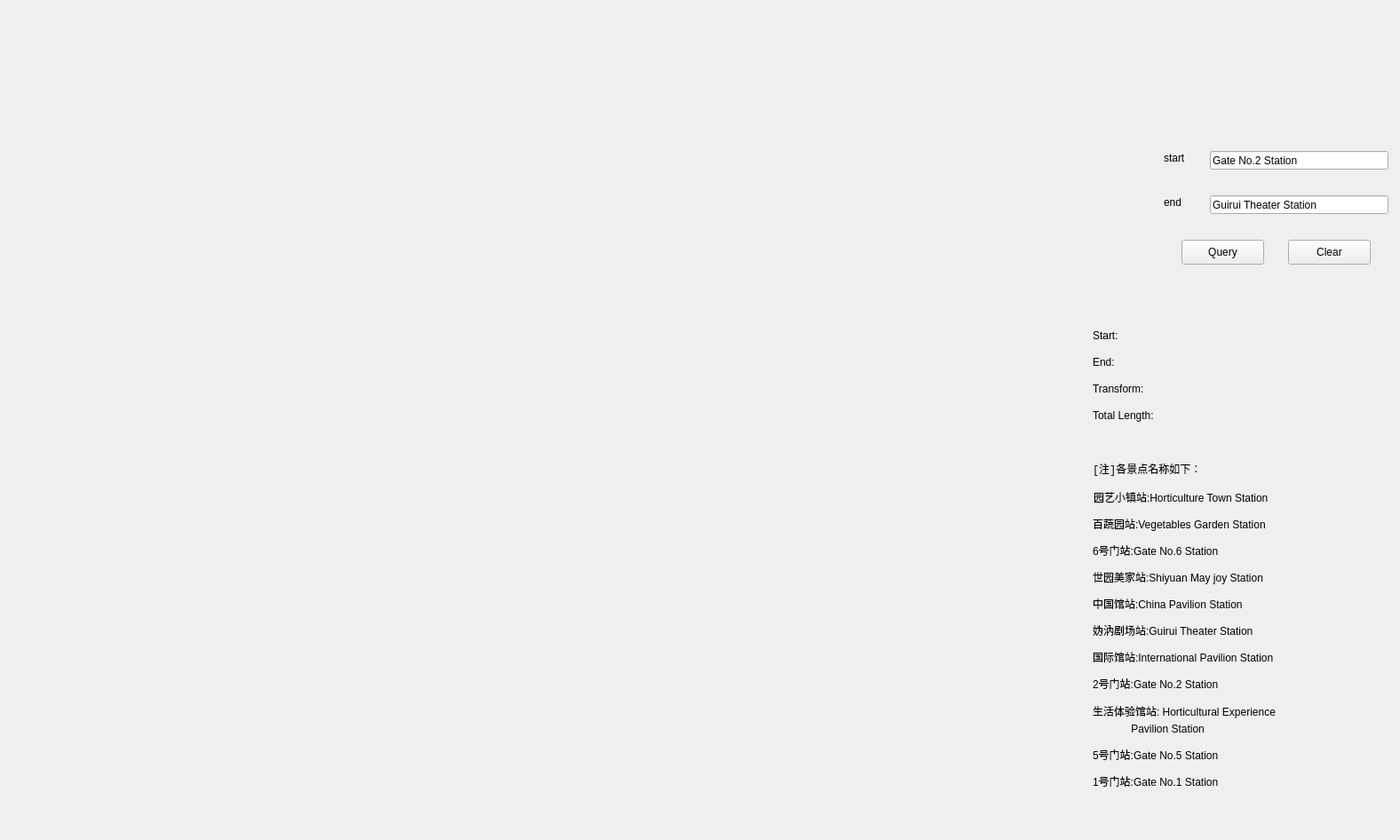
<?xml version="1.0" encoding="UTF-8"?>
<ui version="4.0">
 <class>BusRoute</class>
 <widget class="QWidget" name="BusRoute">
  <property name="enabled">
   <bool>true</bool>
  </property>
  <property name="geometry">
   <rect>
    <x>0</x>
    <y>0</y>
    <width>1576</width>
    <height>946</height>
   </rect>
  </property>
  <property name="windowTitle">
   <string>Form</string>
  </property>
  <widget class="QLabel" name="startLabel">
   <property name="enabled">
    <bool>true</bool>
   </property>
   <property name="geometry">
    <rect>
     <x>1310</x>
     <y>170</y>
     <width>72</width>
     <height>15</height>
    </rect>
   </property>
   <property name="text">
    <string>start</string>
   </property>
  </widget>
  <widget class="QLabel" name="endlabel">
   <property name="enabled">
    <bool>true</bool>
   </property>
   <property name="geometry">
    <rect>
     <x>1310</x>
     <y>220</y>
     <width>72</width>
     <height>15</height>
    </rect>
   </property>
   <property name="text">
    <string>end</string>
   </property>
  </widget>
  <widget class="QLineEdit" name="startEdit">
   <property name="enabled">
    <bool>true</bool>
   </property>
   <property name="geometry">
    <rect>
     <x>1362</x>
     <y>170</y>
     <width>201</width>
     <height>21</height>
    </rect>
   </property>
   <property name="text">
    <string>Gate No.2 Station</string>
   </property>
  </widget>
  <widget class="QLineEdit" name="endEdit">
   <property name="enabled">
    <bool>true</bool>
   </property>
   <property name="geometry">
    <rect>
     <x>1362</x>
     <y>220</y>
     <width>201</width>
     <height>21</height>
    </rect>
   </property>
   <property name="text">
    <string>Guirui Theater Station</string>
   </property>
  </widget>
  <widget class="QPushButton" name="queryButton">
   <property name="enabled">
    <bool>true</bool>
   </property>
   <property name="geometry">
    <rect>
     <x>1330</x>
     <y>270</y>
     <width>93</width>
     <height>28</height>
    </rect>
   </property>
   <property name="text">
    <string>Query</string>
   </property>
  </widget>
  <widget class="QPushButton" name="clearButton">
   <property name="enabled">
    <bool>true</bool>
   </property>
   <property name="geometry">
    <rect>
     <x>1450</x>
     <y>270</y>
     <width>93</width>
     <height>28</height>
    </rect>
   </property>
   <property name="text">
    <string>Clear</string>
   </property>
  </widget>
  <widget class="QLabel" name="endloc">
   <property name="enabled">
    <bool>true</bool>
   </property>
   <property name="geometry">
    <rect>
     <x>1230</x>
     <y>400</y>
     <width>301</width>
     <height>16</height>
    </rect>
   </property>
   <property name="text">
    <string>End:</string>
   </property>
  </widget>
  <widget class="QLabel" name="startloc">
   <property name="enabled">
    <bool>true</bool>
   </property>
   <property name="geometry">
    <rect>
     <x>1230</x>
     <y>370</y>
     <width>291</width>
     <height>16</height>
    </rect>
   </property>
   <property name="text">
    <string>Start:</string>
   </property>
  </widget>
  <widget class="QLabel" name="label_5">
   <property name="geometry">
    <rect>
     <x>1230</x>
     <y>670</y>
     <width>251</width>
     <height>20</height>
    </rect>
   </property>
   <property name="text">
    <string>中国馆站:China Pavilion Station</string>
   </property>
  </widget>
  <widget class="QLabel" name="label_4">
   <property name="geometry">
    <rect>
     <x>1230</x>
     <y>640</y>
     <width>281</width>
     <height>20</height>
    </rect>
   </property>
   <property name="text">
    <string>世园美家站:Shiyuan May joy Station</string>
   </property>
  </widget>
  <widget class="QLabel" name="label">
   <property name="geometry">
    <rect>
     <x>1231</x>
     <y>550</y>
     <width>301</width>
     <height>20</height>
    </rect>
   </property>
   <property name="text">
    <string>园艺小镇站:Horticulture Town Station</string>
   </property>
  </widget>
  <widget class="QLabel" name="label_2">
   <property name="geometry">
    <rect>
     <x>1230</x>
     <y>580</y>
     <width>291</width>
     <height>20</height>
    </rect>
   </property>
   <property name="text">
    <string>百蔬园站:Vegetables Garden Station</string>
   </property>
  </widget>
  <widget class="QLabel" name="label_8">
   <property name="geometry">
    <rect>
     <x>1230</x>
     <y>730</y>
     <width>321</width>
     <height>20</height>
    </rect>
   </property>
   <property name="text">
    <string>国际馆站:International Pavilion Station</string>
   </property>
  </widget>
  <widget class="QLabel" name="label_7">
   <property name="geometry">
    <rect>
     <x>1230</x>
     <y>520</y>
     <width>171</width>
     <height>16</height>
    </rect>
   </property>
   <property name="font">
    <font>
     <family>Consolas</family>
     <pointsize>9</pointsize>
    </font>
   </property>
   <property name="cursor">
    <cursorShape>ArrowCursor</cursorShape>
   </property>
   <property name="text">
    <string>[注]各景点名称如下：</string>
   </property>
   <property name="textFormat">
    <enum>Qt::AutoText</enum>
   </property>
  </widget>
  <widget class="QLabel" name="label_3">
   <property name="geometry">
    <rect>
     <x>1230</x>
     <y>610</y>
     <width>231</width>
     <height>20</height>
    </rect>
   </property>
   <property name="text">
    <string>6号门站:Gate No.6 Station</string>
   </property>
  </widget>
  <widget class="QLabel" name="label_6">
   <property name="geometry">
    <rect>
     <x>1230</x>
     <y>700</y>
     <width>261</width>
     <height>20</height>
    </rect>
   </property>
   <property name="text">
    <string>妫汭剧场站:Guirui Theater Station</string>
   </property>
  </widget>
  <widget class="QLabel" name="label_9">
   <property name="geometry">
    <rect>
     <x>1230</x>
     <y>760</y>
     <width>321</width>
     <height>20</height>
    </rect>
   </property>
   <property name="text">
    <string>2号门站:Gate No.2 Station</string>
   </property>
  </widget>
  <widget class="QLabel" name="label_10">
   <property name="geometry">
    <rect>
     <x>1230</x>
     <y>790</y>
     <width>441</width>
     <height>21</height>
    </rect>
   </property>
   <property name="text">
    <string>生活体验馆站: Horticultural Experience</string>
   </property>
  </widget>
  <widget class="QLabel" name="label_11">
   <property name="geometry">
    <rect>
     <x>1230</x>
     <y>840</y>
     <width>321</width>
     <height>20</height>
    </rect>
   </property>
   <property name="text">
    <string>5号门站:Gate No.5 Station</string>
   </property>
  </widget>
  <widget class="QLabel" name="label_12">
   <property name="geometry">
    <rect>
     <x>1230</x>
     <y>870</y>
     <width>321</width>
     <height>20</height>
    </rect>
   </property>
   <property name="text">
    <string>1号门站:Gate No.1 Station</string>
   </property>
  </widget>
  <widget class="QLabel" name="label_13">
   <property name="geometry">
    <rect>
     <x>1230</x>
     <y>810</y>
     <width>441</width>
     <height>21</height>
    </rect>
   </property>
   <property name="text">
    <string>             Pavilion Station</string>
   </property>
  </widget>
  <widget class="QLabel" name="transformloc">
   <property name="enabled">
    <bool>true</bool>
   </property>
   <property name="geometry">
    <rect>
     <x>1230</x>
     <y>430</y>
     <width>311</width>
     <height>16</height>
    </rect>
   </property>
   <property name="text">
    <string>Transform:</string>
   </property>
  </widget>
  <widget class="QLabel" name="totallen">
   <property name="enabled">
    <bool>true</bool>
   </property>
   <property name="geometry">
    <rect>
     <x>1230</x>
     <y>460</y>
     <width>311</width>
     <height>16</height>
    </rect>
   </property>
   <property name="text">
    <string>Total Length: </string>
   </property>
  </widget>
 </widget>
 <resources/>
 <connections/>
</ui>
